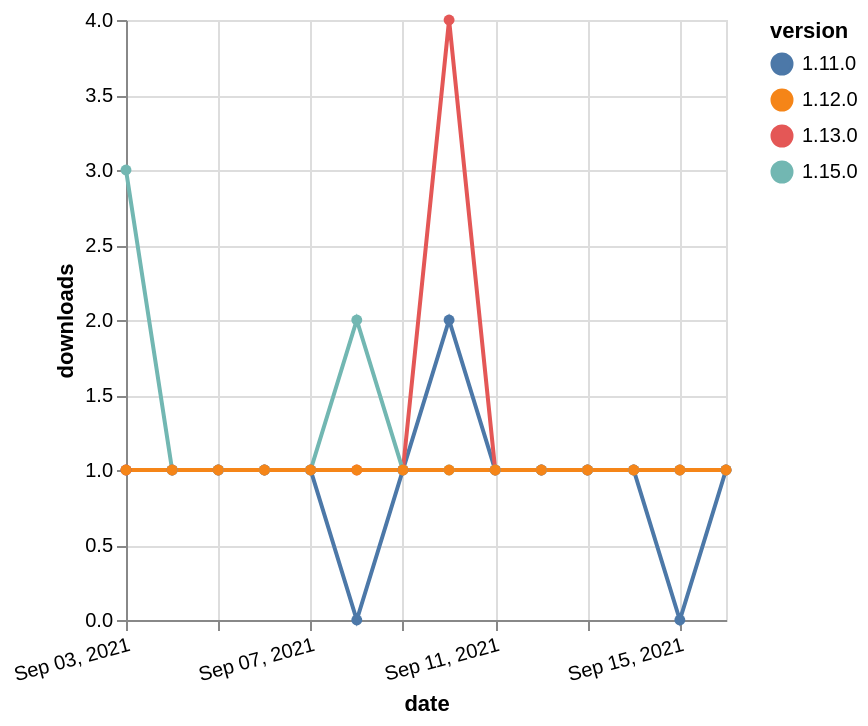

Vega-Lite specification stored for this chart:
### Vega-Lite specification from a JSON file in a GitHub repository (floating-point values rounded to 4 significant figures)
{"$schema": "https://vega.github.io/schema/vega-lite/v5.json", "description": "A simple bar chart with embedded data.", "data": {"values": [{"date": "2021-09-03", "total": 332, "delta": 1, "version": "1.11.0"}, {"date": "2021-09-04", "total": 333, "delta": 1, "version": "1.11.0"}, {"date": "2021-09-05", "total": 334, "delta": 1, "version": "1.11.0"}, {"date": "2021-09-06", "total": 335, "delta": 1, "version": "1.11.0"}, {"date": "2021-09-07", "total": 336, "delta": 1, "version": "1.11.0"}, {"date": "2021-09-08", "total": 336, "delta": 0, "version": "1.11.0"}, {"date": "2021-09-09", "total": 337, "delta": 1, "version": "1.11.0"}, {"date": "2021-09-10", "total": 339, "delta": 2, "version": "1.11.0"}, {"date": "2021-09-11", "total": 340, "delta": 1, "version": "1.11.0"}, {"date": "2021-09-12", "total": 341, "delta": 1, "version": "1.11.0"}, {"date": "2021-09-13", "total": 342, "delta": 1, "version": "1.11.0"}, {"date": "2021-09-14", "total": 343, "delta": 1, "version": "1.11.0"}, {"date": "2021-09-15", "total": 343, "delta": 0, "version": "1.11.0"}, {"date": "2021-09-16", "total": 344, "delta": 1, "version": "1.11.0"}, {"date": "2021-09-03", "total": 287, "delta": 1, "version": "1.13.0"}, {"date": "2021-09-04", "total": 288, "delta": 1, "version": "1.13.0"}, {"date": "2021-09-05", "total": 289, "delta": 1, "version": "1.13.0"}, {"date": "2021-09-06", "total": 290, "delta": 1, "version": "1.13.0"}, {"date": "2021-09-07", "total": 291, "delta": 1, "version": "1.13.0"}, {"date": "2021-09-08", "total": 292, "delta": 1, "version": "1.13.0"}, {"date": "2021-09-09", "total": 293, "delta": 1, "version": "1.13.0"}, {"date": "2021-09-10", "total": 297, "delta": 4, "version": "1.13.0"}, {"date": "2021-09-11", "total": 298, "delta": 1, "version": "1.13.0"}, {"date": "2021-09-12", "total": 299, "delta": 1, "version": "1.13.0"}, {"date": "2021-09-13", "total": 300, "delta": 1, "version": "1.13.0"}, {"date": "2021-09-14", "total": 301, "delta": 1, "version": "1.13.0"}, {"date": "2021-09-15", "total": 302, "delta": 1, "version": "1.13.0"}, {"date": "2021-09-16", "total": 303, "delta": 1, "version": "1.13.0"}, {"date": "2021-09-03", "total": 120, "delta": 3, "version": "1.15.0"}, {"date": "2021-09-04", "total": 121, "delta": 1, "version": "1.15.0"}, {"date": "2021-09-05", "total": 122, "delta": 1, "version": "1.15.0"}, {"date": "2021-09-06", "total": 123, "delta": 1, "version": "1.15.0"}, {"date": "2021-09-07", "total": 124, "delta": 1, "version": "1.15.0"}, {"date": "2021-09-08", "total": 126, "delta": 2, "version": "1.15.0"}, {"date": "2021-09-09", "total": 127, "delta": 1, "version": "1.15.0"}, {"date": "2021-09-10", "total": 128, "delta": 1, "version": "1.15.0"}, {"date": "2021-09-11", "total": 129, "delta": 1, "version": "1.15.0"}, {"date": "2021-09-12", "total": 130, "delta": 1, "version": "1.15.0"}, {"date": "2021-09-13", "total": 131, "delta": 1, "version": "1.15.0"}, {"date": "2021-09-14", "total": 132, "delta": 1, "version": "1.15.0"}, {"date": "2021-09-15", "total": 133, "delta": 1, "version": "1.15.0"}, {"date": "2021-09-16", "total": 134, "delta": 1, "version": "1.15.0"}, {"date": "2021-09-03", "total": 178, "delta": 1, "version": "1.12.0"}, {"date": "2021-09-04", "total": 179, "delta": 1, "version": "1.12.0"}, {"date": "2021-09-05", "total": 180, "delta": 1, "version": "1.12.0"}, {"date": "2021-09-06", "total": 181, "delta": 1, "version": "1.12.0"}, {"date": "2021-09-07", "total": 182, "delta": 1, "version": "1.12.0"}, {"date": "2021-09-08", "total": 183, "delta": 1, "version": "1.12.0"}, {"date": "2021-09-09", "total": 184, "delta": 1, "version": "1.12.0"}, {"date": "2021-09-10", "total": 185, "delta": 1, "version": "1.12.0"}, {"date": "2021-09-11", "total": 186, "delta": 1, "version": "1.12.0"}, {"date": "2021-09-12", "total": 187, "delta": 1, "version": "1.12.0"}, {"date": "2021-09-13", "total": 188, "delta": 1, "version": "1.12.0"}, {"date": "2021-09-14", "total": 189, "delta": 1, "version": "1.12.0"}, {"date": "2021-09-15", "total": 190, "delta": 1, "version": "1.12.0"}, {"date": "2021-09-16", "total": 191, "delta": 1, "version": "1.12.0"}]}, "width": "container", "mark": {"type": "line", "point": {"filled": true}}, "encoding": {"x": {"field": "date", "type": "temporal", "timeUnit": "yearmonthdate", "title": "date", "axis": {"labelAngle": -15}}, "y": {"field": "delta", "type": "quantitative", "title": "downloads"}, "color": {"field": "version", "type": "nominal"}, "tooltip": {"field": "delta"}}}
